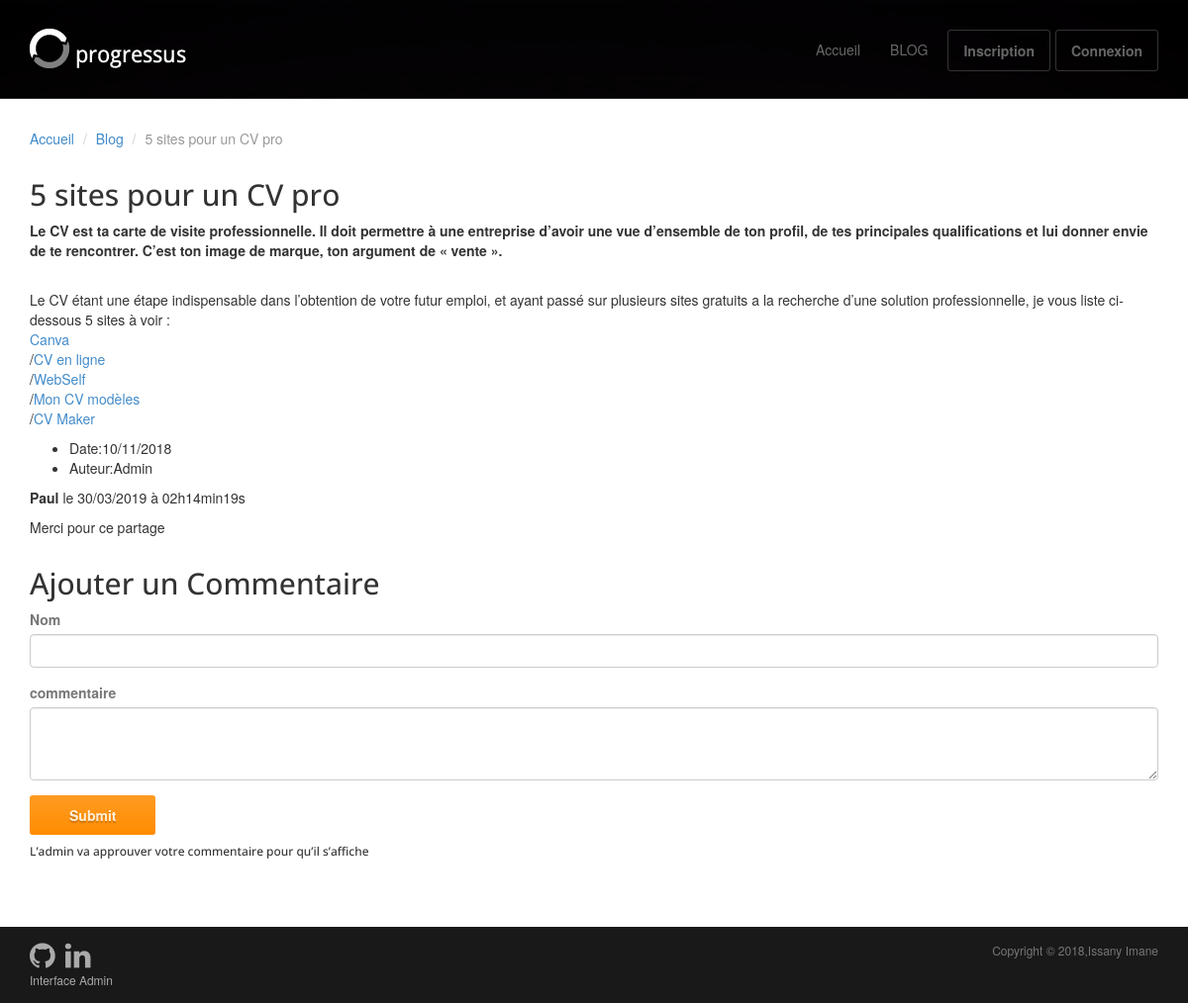
The page /index.php?action=post&id=4 on the database its author committed.
### tables this page shows
CREATE TABLE IF NOT EXISTS `posts` (
  `id` int(11) NOT NULL AUTO_INCREMENT,
  `title` varchar(255) NOT NULL,
  `author` varchar(255) NOT NULL,
  `content` text NOT NULL,
  `creation_date` datetime NOT NULL,
  `update_date` datetime DEFAULT NULL,
  PRIMARY KEY (`id`)
);

CREATE TABLE IF NOT EXISTS `comments` (
  `id` int(11) NOT NULL AUTO_INCREMENT,
  `post_id` int(11) NOT NULL,
  `author` varchar(255) NOT NULL,
  `comment` text NOT NULL,
  `approvement` int(11) DEFAULT NULL,
  `comment_date` datetime NOT NULL,
  PRIMARY KEY (`id`)
);

### controller/frontend/frontendController.php (called while the page is built, shortened)
<?php
require_once('model/frontend/PostManager.php');
require_once('model/frontend/CommentManager.php');
class frontendController
{
    public function post()
    {
        $postManager    = new PostManager();
        $commentManager = new CommentManager();
        $post     = $postManager->getPost($_GET['id']);
        $comments = $commentManager->getComments($_GET['id']);
        require('view/frontend/postView.php');
    }
}

### model/frontend/PostManager.php (called while the page is built, shortened)
<?php
class PostManager extends Manager
{
    public function getPost($postId)
    {
        $db  = $this->dbConnect();
        $req = $db->prepare('SELECT id, title, author, content, DATE_FORMAT(creation_date, \'%d/%m/%Y\') AS creation_date_fr FROM posts WHERE id = ?');
        $req->execute(array(
            $postId
        ));
        $post = $req->fetch();
        return $post;
    }
}

### model/frontend/CommentManager.php (called while the page is built, shortened)
<?php
class CommentManager extends Manager
{
    public function getComments($postId)
    {
        $db       = $this->dbConnect();
        $comments = $db->prepare('SELECT id, author, comment, DATE_FORMAT(comment_date, \'%d/%m/%Y à %Hh%imin%ss\') AS comment_date_fr FROM comments WHERE post_id = ? AND approvement = 1 ORDER BY comment_date DESC');
        $comments->execute(array(
            $postId
        ));
        return $comments;
    }
}

### view/frontend/postView.php (the view, shortened to what this page needs)
    <div class="container">
        <ol class="breadcrumb">
            <li><a href="index.php">Accueil</a></li>
            <li class="active"><a href="index.php?action=listPosts">Blog</a></li>
            <li class="active"><?= htmlspecialchars($post['title']) ?></li>
        </ol>
        <div class="row">
            <article class="col-md-12 maincontent">
                <h2 class="text-uppercase"><?= htmlspecialchars($post['title']) ?></h2>
                <p>
                    <?= nl2br($post['content']) ?>
                </p>
                <ul>
                    <li>Date:<?= $post['creation_date_fr'] ?></li>
                    <li>Auteur:<?= htmlspecialchars($post['author']) ?></li>
                </ul>
                <?php
                while ($comment = $comments->fetch()) {
                    ?>
                    <p><strong><?= htmlspecialchars($comment['author']) ?></strong> le <?= $comment['comment_date_fr'] ?></p>
                    <p><?= nl2br(htmlspecialchars($comment['comment'])) ?></p>
                    <?php
                }
                ?>
                <h2>Ajouter un Commentaire</h2>
                <form action="index.php?action=addComment&amp;id=<?= $post['id'] ?>" method="post">
                    <div class="form-group">
                        <label for="author">Nom</label>
                        <input type="text" class="form-control" id="author" name="author" required>
                    </div>
                    <div class="form-group">
                        <label for="comment">commentaire</label>
                        <textarea class="form-control" id="comment" name="comment" rows="3" required></textarea>
                    </div>
                    <button type="submit" class="btn btn-primary">Submit</button>
                </form>
                <h6>L’admin va approuver votre commentaire pour qu’il s’affiche</h6>
            </article>
        </div>
    </div>
<?php
require('view/frontend/template.php');
?>

### public/assets/css/main.css (style rules this page uses)
h1, h2, h3, h4, h5, h6 { font-family:"Open sans", Helvetica, Arial; }
h1, .h1, h2, .h2, h3, .h3 { margin-top:30px; }
label { color: #777; }
.breadcrumb { background:none; padding:0; margin:30px 0 0px 0; }

### rows shown on the page
posts: title "5 sites pour un CV pro", content "Le CV est ta carte de visite professionnelle. Il doit permettre à une entreprise d’avoir une vue d’ensemble de ton profil, de tes principales qualifications et lui donner envie de te rencontrer. C’est ton image de marque, ton argument de « vente ». Le CV étant une étape indispensable dans l’obtention de votre futur emploi, et ayant passé sur plusieurs sites gratuits a la recherche d’une solution professionnelle, je vous liste ci-dessous 5 sites à voir : Canva / CV en ligne / WebSelf / Mon CV modèles / CV Maker", author "Admin"
comments: author "Paul", comment_date_fr "30/03/2019 à 02h14min19s", comment "Merci pour ce partage"

### other values the page prints
$post['creation_date_fr'] "10/11/2018"
